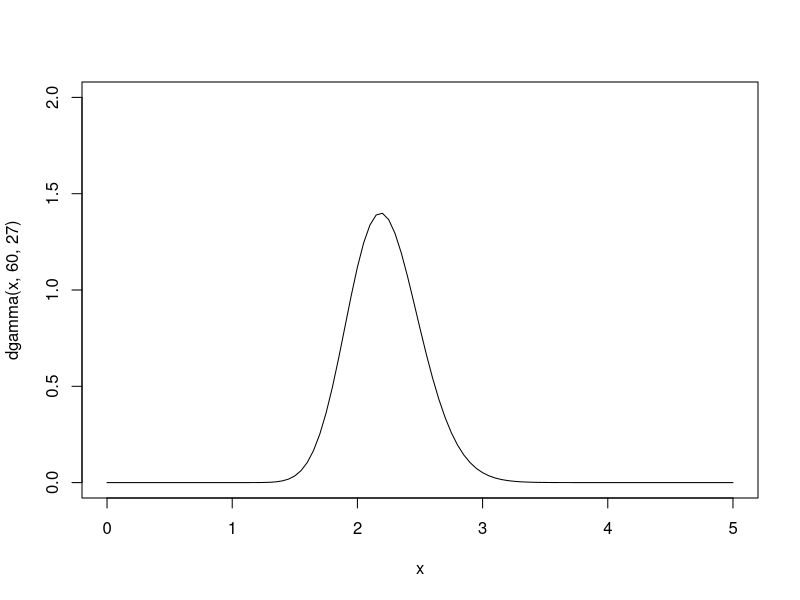

Here is the R script that generated this plot:
# Copyright 2021 Province of British Columbia
#
# Licensed under the Apache License, Version 2.0 (the "License");
# you may not use this file except in compliance with the License.
# You may obtain a copy of the License at
#
# http://www.apache.org/licenses/LICENSE-2.0
#
# Unless required by applicable law or agreed to in writing, software distributed under the License is distributed on an "AS IS" BASIS,
# WITHOUT WARRANTIES OR CONDITIONS OF ANY KIND, either express or implied.
# See the License for the specific language governing permissions and limitations under the License.

#############################################################
# 00_SC_Informed Sigma.R
# adapated from Chandler & Royle 2013 (appendix)
# created by Joanna Burgar, 08-May-2018
# updated by Joanna Burgar, 04-Aug-2021 for Leroy Gonzales (streamlined)
# script for estimating calculating vaguely informed priors
#############################################################

#########################################################################
# Informative sigma priors (from Chandler & Royle)

###--- home range and call attentuation to sigma prior
# home range size in ha
# detection range in metres

sigma_prior <- function (hrsize = hrszie, detect_min = detect_min, detect_max = detect_max){
  hrlength <- sqrt(hrsize/pi*10000)

  hr_detect_min_area <- (hrlength+detect_min)^2*pi / 10000 # 65.62 ha, and
  hr_detect_max_area <- (hrlength+detect_max)^2*pi / 10000 # 135.61 ha

  # Following Royle et. al (2011), and assuming a
  # chi-squared distribution with 2 degrees of freedom,
  # the range of sigma is given by

  sigma_lower <- sqrt(hr_detect_min_area*10000/pi)/sqrt(5.99)   # 187 m
  sigma_upper <- sqrt(hr_detect_max_area*10000/pi)/sqrt(5.99)  # 268 m

  # Assuming a grid spacing of 1 unit = 1000 m or 1 km, aim to have a prior with most
  # of the density between:

  pd_lower <- sigma_lower/1000
  pd_upper <- sigma_upper/1000

  return(list(pd_lower, pd_upper))
}


###---
# now use the output to determine the range of dgamma by adjusting the last shape and scale

# for martens in sub-boreal spruce biogeoclimatic zone
# Lofroth's 1993 MSc thesis, telemetry data suggested
# adult male marten home range mean size = 5.52 km2, range 2.95-8.53 km2
# adult female marten home range mean size = 4.55 km2m range 1.25-10.05 km2

# to find out the range go with 125 ha to 1005 ha, with the bulk centred on 500 ha
# hrsize <- 125 # lower
# hrsize <- 1005 # upper
# hrsize <- 500 # mid
# detect_min <- 0
# detect_max <- 0

sigma_prior(hrsize = 500, detect_min = 0, detect_max = 0)
# [1] 0.258
# so in this example, want the density of the simga prior to range between 0.258 and 0.731
# with a peak at 0.515
 
# for a SC or SCR model, we want 2*sigma spacing of cameras ~ 0.515*2 = 1.03 km (~0.5 - 1.5 km)
# no smaller than 0.258*2 = 0.516 km and no greater than 0.731*2 = 1.462 km
# assuming a grid spacing of 1000 m we want traps spaced ~ 1 km apart

qgamma(c(0.001,0.5,0.999),60,27) #  1.439910 2.209889 3.215138 - tight home ranges centred on 40
curve(dgamma(x,60,27), col='black',xlim=c(0,5), ylim=c(0,2))

